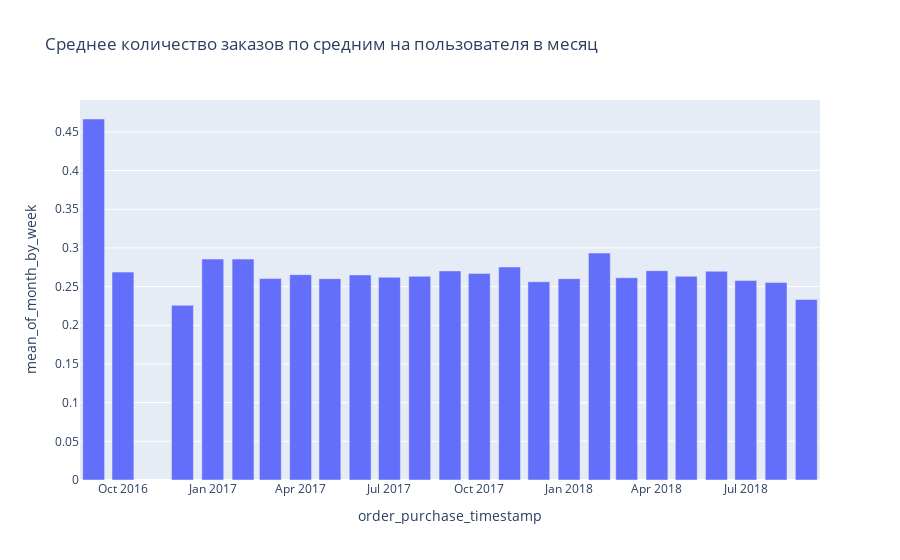

The code cell stored with this chart in its notebook:
### Code cell
fig = px.bar(general_df_count_for_graph, x="order_purchase_timestamp", y="mean_of_month_by_week",
             title="Среднее количество заказов по средним на пользователя в месяц")
fig.show()

### Figure 1 — Plotly figure (JSON) as saved in the notebook; plotly's stock layout.template omitted (floating-point values rounded to 4 significant figures)
{"data": [{"alignmentgroup": "True", "hovertemplate": "order_purchase_timestamp=%{x}<br>mean_of_month_by_week=%{y}<extra></extra>", "legendgroup": "", "marker": {"color": "#636efa", "pattern": {"shape": ""}}, "name": "", "offsetgroup": "", "orientation": "v", "showlegend": false, "textposition": "auto", "type": "bar", "x": ["2016-09", "2016-10", "2016-12", "2017-01", "2017-02", "2017-03", "2017-04", "2017-05", "2017-06", "2017-07", "2017-08", "2017-09", "2017-10", "2017-11", "2017-12", "2018-01", "2018-02", "2018-03", "2018-04", "2018-05", "2018-06", "2018-07", "2018-08", "2018-09"], "xaxis": "x", "y": [0.4667, 0.2687, 0.2258, 0.2856, 0.2856, 0.2604, 0.2655, 0.2603, 0.2651, 0.262, 0.2633, 0.2703, 0.267, 0.2754, 0.2563, 0.2603, 0.2934, 0.2615, 0.2705, 0.2634, 0.2698, 0.2578, 0.2553, 0.2333], "yaxis": "y"}], "layout": {"barmode": "relative", "legend": {"tracegroupgap": 0}, "title": {"text": "Среднее количество заказов по средним на пользователя в месяц"}, "xaxis": {"anchor": "y", "domain": [0, 1], "title": {"text": "order_purchase_timestamp"}}, "yaxis": {"anchor": "x", "domain": [0, 1], "title": {"text": "mean_of_month_by_week"}}}}
